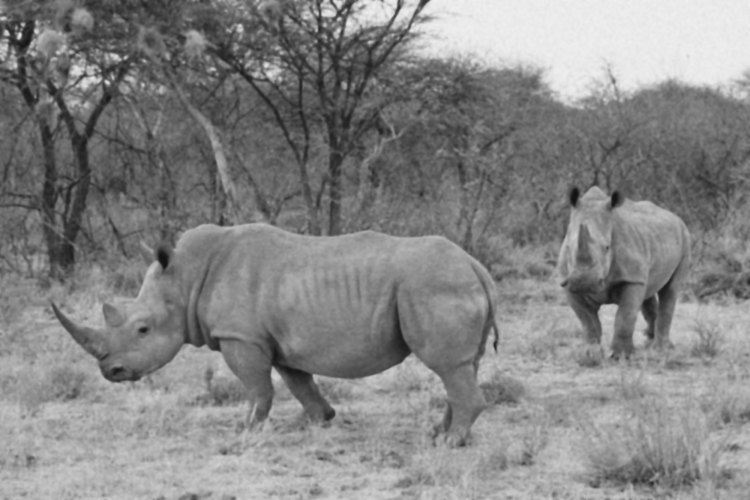
#> input picture Zestaw 4/Zadanie 22/nosorozec.png, 750 x 500 px
$ python 'Zadanie 22.py'
#> lines starting #> are read from the running program, lines starting #| are printed output that depends on the picture
import cv2
import numpy as np
import matplotlib.pyplot as plt

# ---- 1. Wczytanie obrazu ----
img = cv2.imread("nosorozec.png", cv2.IMREAD_GRAYSCALE)
#> img is the input picture: shape (500, 750); min 17, max 240, mean 133.1
img = img.astype(np.float32) / 255.0

# ---- 2. Rozmycie Gaussa ----
blur = cv2.GaussianBlur(img, (5,5), sigmaX=1.0)

# ---- 3. Maska nieostrości ----
mask = img - blur
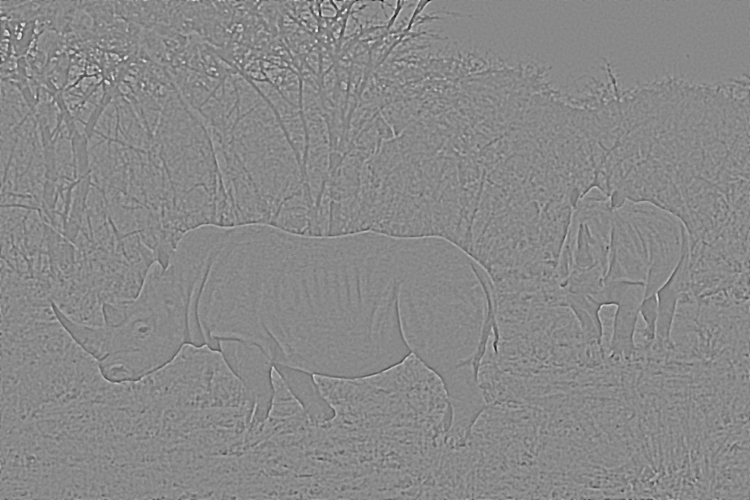
#> mask: shape (500, 750) float32; min -0.167, max 0.143, mean -2.77e-06; drawn with min black and max white

# ---- 4. Highboost filtering ----
k = 0.5
result = img + k * mask

# ---- 5. Normalizacja (żeby nie było poza zakresem)
result = np.clip(result, 0, 1)

# ---- 6. Wyświetlenie ----
plt.figure(figsize=(10,6))

plt.subplot(1,3,1)
plt.title("Oryginał")
plt.imshow(img, cmap='gray')
plt.axis('off')

plt.subplot(1,3,2)
plt.title("Maska nieostrości")
plt.imshow(mask, cmap='gray')
plt.axis('off')

plt.subplot(1,3,3)
plt.title("Highboost (k=0.5)")
plt.imshow(result, cmap='gray')
plt.axis('off')

plt.tight_layout()
plt.show()
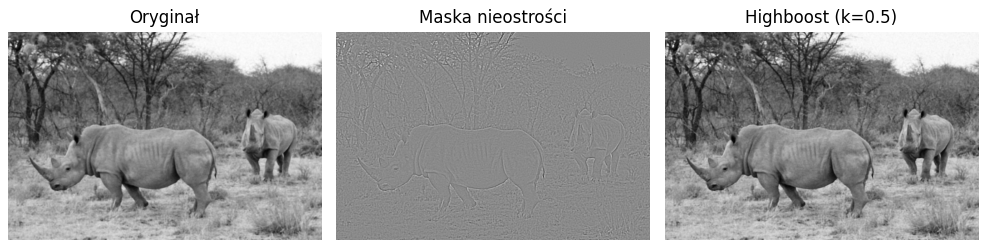
#> figure drawn by matplotlib, 3 panels

# ---- 7. Zapis ----
cv2.imwrite("unsharp_mask.png", ((mask - mask.min())/(mask.max()-mask.min())*255).astype(np.uint8))
cv2.imwrite("highboost_result.png", (result*255).astype(np.uint8))
